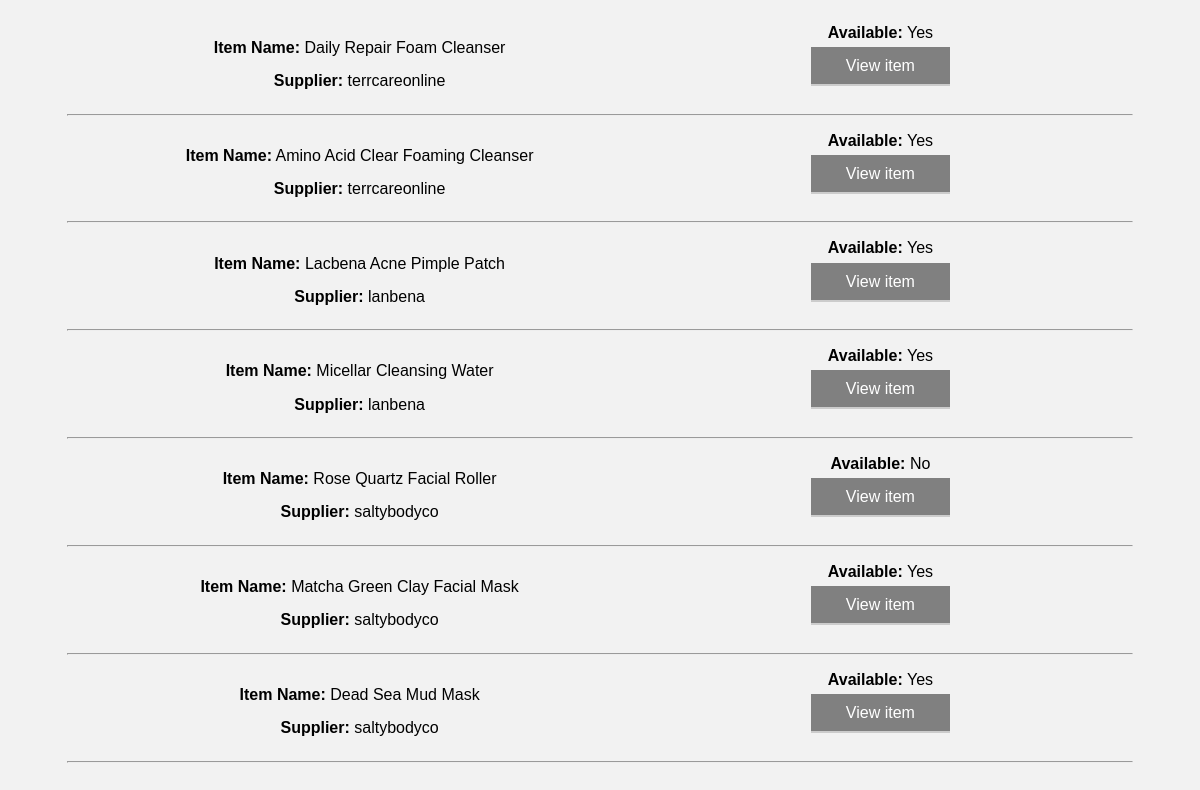
Screenshot of /inventory/ with the database file from the repository.
### inventory/models.py (models this page shows, shortened)
class Inventory(models.Model):
    inv_name = models.CharField(max_length=200)
    description = models.CharField(max_length=500)
    price = models.FloatField() # added
    note = models.TextField(blank=True)
    stock = models.IntegerField()
    availability = models.BooleanField(default=True)
    supplier = models.ForeignKey(Supplier, on_delete=models.CASCADE) #on delete cascade -> corresponding rows from parent table will be deleted
    thumbnail = models.ImageField(default='default.png', blank=True)

class Supplier(models.Model):
    supp_name = models.CharField(max_length=200)
    def __str__(self):
        return self.supp_name

### inventory/views.py (the view)
# urls.py: path('', views.display_list, name="full-list"),
def display_list(request):
    context = {} # dictionary for initial data with field names as keys
    context["dataset"] = FullInv.get_queryset(FullInv.as_view) # InventoryView is from api/inventory/views - api endpoint
    return render(request, "list_view.html", context)

### api/inventory/views.py (called while the page is built)
    def get_queryset(self):
        queryset = Inventory.objects.all() #obtain all the objects stored in the model
        return queryset

### inventory/templates/list_view.html (shortened to what this page needs)
<!DOCTYPE html>
<html lang="en">
<head>
    {% load static %}
    <link rel="stylesheet" href="{% static 'styles.css' %}">
</head>
<body>
    <div class="item_list">
        {% for data in dataset %}
        <ul class="list">
            <li> <strong>Item Name:</strong>  {{ data.inv_name }}    </li>
            <li>  <strong>Supplier:</strong>  {{ data.supplier }}   </li>
            {% if data.availability %}
                <li>  <strong>Available:</strong> Yes </li>
            {% else %}
                <li>  <strong>Available:</strong> No </li>
            {%endif%}
            <li><a href="{{data.id}}" class="bttn">   View item  </a></li>
        </ul>
        <hr/>
        {% endfor %}
    </div>
</body>
</html>

### static/styles.css (style rules this page uses)
body { font-family: sans-serif; font-size: 16px; background-color: #f2f2f2; }
html { scroll-behavior: smooth; }
.item_list { margin: auto; margin-top: 2%; width: 90%; }
.item_list ul { font-family: sans-serif; list-style-type: none; columns: 2; text-align: center; }
.item_list ul li { margin: 3%; }
.bttn { background-color: #808080; padding: 10px 35px; transition: 0.3s; border-bottom: 2px solid #cccccc; color: white; text-decoration: none; text-align: center; }

### rows the page displays
Inventory: inv_name "Daily Repair Foam Cleanser", supplier "terrcareonline", shows "Available:", availability "Yes"
Inventory: inv_name "Amino Acid Clear Foaming Cleanser", supplier "terrcareonline", shows "Available:", availability "Yes"
Inventory: inv_name "Lacbena Acne Pimple Patch", supplier "lanbena", shows "Available:", availability "Yes"
Inventory: inv_name "Micellar Cleansing Water", supplier "lanbena", shows "Available:", availability "Yes"
Inventory: inv_name "Rose Quartz Facial Roller", supplier "saltybodyco", shows "Available:", availability "No"
Inventory: inv_name "Matcha Green Clay Facial Mask", supplier "saltybodyco", shows "Available:", availability "Yes"
Inventory: inv_name "Dead Sea Mud Mask", supplier "saltybodyco", shows "Available:", availability "Yes"
